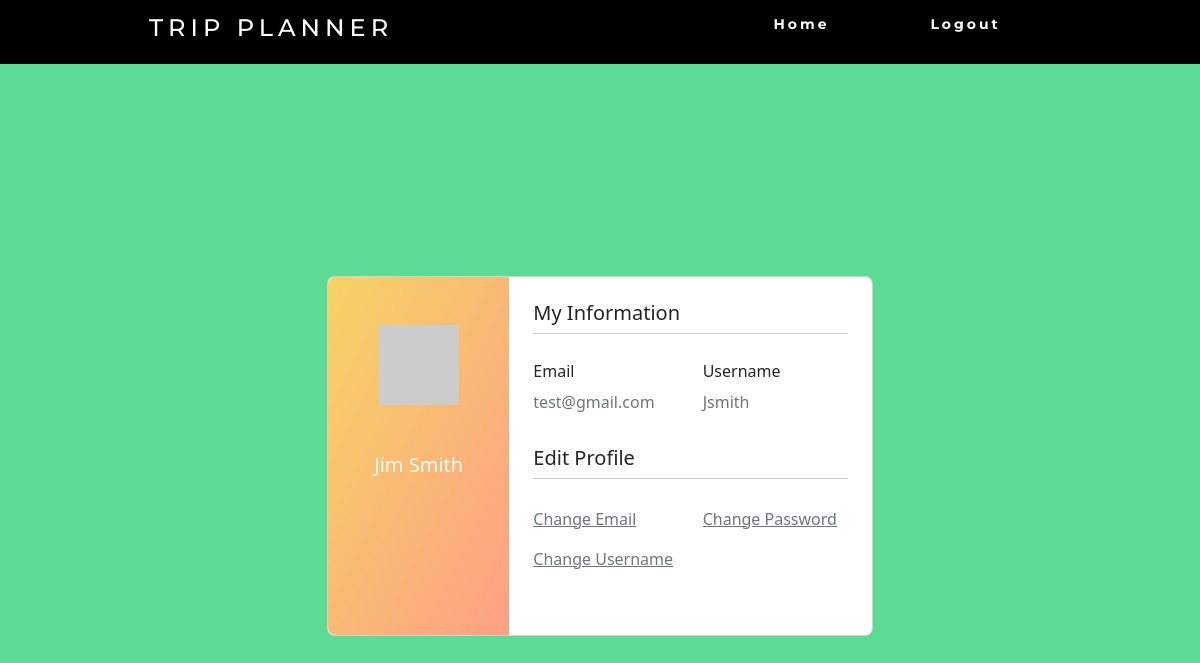
The page /profile/ (signed in) on the database its author committed.
### website/models.py (models this page shows)
class User(db.Model, UserMixin):
    id = db.Column(db.Integer, primary_key=True)
    email = db.Column(db.String(150), unique=True)
    password = db.Column(db.String(150))
    username = db.Column(db.String(150), unique=True)
    last_name = db.Column(db.String(150))
    first_name = db.Column(db.String(150))
    trip = db.relationship('Trip')
    menu = db.relationship('Menu')
    def avatar(self, size):
        digest = md5(self.email.lower().encode('utf-8')).hexdigest()
        return 'https://www.gravatar.com/avatar/{}?d=identicon&s={}'.format(
            digest, size)

### website/views.py (the view)
@views.route('/profile/', methods = ['GET', 'POST'])
@login_required
def profile():
    return render_template("profile.html", user=current_user)

### website/__init__.py (called while the page is built)
def create_app():
    app = Flask(__name__)
    app.config['SECRET_KEY'] = 'hjshjhdajah'
    app.config['SQLALCHEMY_DATABASE_URI'] = f'sqlite:///{DB_NAME}'
    app.config['SQLALCHEMY_TRACK_MODIFICATIONS'] = False
    db.init_app(app)
    from .views import views
    from .auth import auth
    app.register_blueprint(views, url_prefix='/')
    app.register_blueprint(auth, url_prefix='/')
    from .models import User, Trip
    create_database(app)
    login_manager = LoginManager()
    login_manager.login_view = 'auth.login'
    login_manager.init_app(app)
    @login_manager.user_loader
    def load_user(id):
        return User.query.get(int(id))
    return app

### website/templates/profile.html (shortened to what this page needs)
<!DOCTYPE html>
<html>
    <head>
        <link href="https://cdn.jsdelivr.net/npm/bootstrap@5.2.1/dist/css/bootstrap.min.css" rel="stylesheet">
        <link rel="stylesheet" href="https://cdn.jsdelivr.net/npm/bootstrap-icons@1.9.1/font/bootstrap-icons.css">
        <link rel="stylesheet" href="../static/css/profile.css">
        <link rel="stylesheet" href="../static/css/navbar.css">
        <link rel="stylesheet" href="https://cdn.jsdelivr.net/npm/@fortawesome/fontawesome-free@6.1.2/css/fontawesome.min.css">
    </head>
    <body>
        <nav>
          <div class="navheading">
              <h4>Trip Planner</h4>
            </div>
            <ul class="nav-links">
                <li><a href="/">Home</a></li>
                <li><a href="/logout">Logout</a></li>
            </ul>
          </nav>
        <section class="vh-100" style="background-color: #5CDB95;">
            <div class="container py-5 h-100">
              <div class="row d-flex justify-content-center align-items-center h-100">
                <div class="col col-lg-6 mb-4 mb-lg-0">
                  <div class="card mb-3" style="border-radius: .5rem;">
                    <div class="row g-0">
                      <div class="col-md-4 gradient-custom text-center text-white"
                        style="border-top-left-radius: .5rem; border-bottom-left-radius: .5rem;">
                        <img src="{{user.avatar(128)}}"
                          alt="Avatar" class="img-fluid my-5" style="width: 80px;" />
                        <h5>{{user.first_name}} {{user.last_name}}</h5>
                      </div>
                      <div class="col-md-8">
                        <div class="card-body p-4">
                          <h5>My Information</h5>
                          <hr class="mt-0 mb-4">
                          <div class="row pt-1">
                            <div class="col-6 mb-3">
                              <h6>Email</h6>
                              <p class="text-muted">{{user.email}}</p>
                            </div>
                            <div class="col-6 mb-3">
                              <h6>Username</h6>
                              <p class="text-muted">{{user.username}}</p>
                            </div>
                          </div>
                          <h5>Edit Profile</h5>
                          <hr class="mt-0 mb-4">
                          <div class="row pt-1">
                            <div class="col-6 mb-3">
                              <a class="text-muted" href="/email_reset/{{user.id}}">Change Email</a>
                            </div>
                            <div class="col-6 mb-3">
                              <a class="text-muted" href="/password_reset/{{user.id}}">Change Password</a>
                            </div>
                            <div class="col-6 mb-3">
                              <a class="text-muted" href="/username_reset/{{user.id}}">Change Username</a>
                            </div>
                          </div>
                          <div class="d-flex justify-content-start">
                            <a href="#!"></a>
                            <a href="#!"></a>
                          </div>
                        </div>
                      </div>
                    </div>
                  </div>
                </div>
              </div>
            </div>
          </section>
    </body>
</html>

### website/static/css/profile.css (style rules this page uses)
.gradient-custom { background: #f6d365; background: -webkit-linear-gradient(to right bottom, rgba(246, 211, 101, 1), rgba(253, 160, 133, 1)); background: linear-gradient(to right bottom, rgba(246, 211, 101, 1), rgba(253, 160, 133, 1)) }

### website/static/css/navbar.css (style rules this page uses)
nav { display: flex; justify-content: space-around; align-items: center; min-height: 8vh; background-color: black; font-family: "Montserrat", sans-serif; }
.nav-links { display: flex; justify-content: space-around; width: 30%; }
.nav-links li { list-style: none; }
.navheading { color: white; text-transform: uppercase; letter-spacing: 5px; font-size: 20px; }
.nav-links a { color: white; text-decoration: none; letter-spacing: 3px; font-weight: bold; font-size: 14px; padding: 14px 16px; }

### rows shown on the page
User: first_name "Jim", last_name "Smith", email "test@gmail.com", username "Jsmith"
